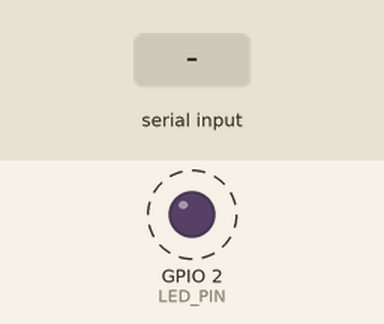
Bench run of a sketch on a simulated ESP32. On the bench: output pins drawn as LEDs (lit = HIGH). Dashed ring = blinking. The inputs (shaded band) are chosen by the test bench. What the sketch prints to the serial monitor is not drawn.

Above: at 1.2 s.
1.3 s: "delay\n" received over Serial
3.5 s: "90,45\n" received over Serial
Timing chart, 0 to 11.5 s (numbered marks = the images above; inputs shaded):
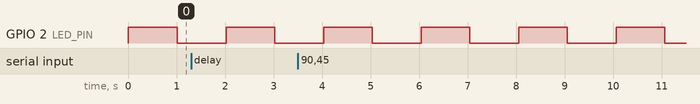

Measured:
- by itself, GPIO 2 (LED_PIN): alternates HIGH for 1.0 s and LOW for 1.0 s

The sketch:

ESP32_NTP_Example.ino
```cpp
#include <freertos/FreeRTOS.h>
#include <freertos/task.h>
#include <freertos/semphr.h>

#define LED_PIN 2
//#define TEMPO_DEBOUNCE 500// Tempo de debounce em milissegundos (não está sendo usado)
volatile unsigned long timestamp_ultimo_acionamento = 0;

TaskHandle_t tarefaA;
TaskHandle_t tarefaB;

QueueHandle_t fila1;
QueueHandle_t fila2;

//SemaphoreHandle_t SMF1;
//SemaphoreHandle_t SMF2;

volatile int delayTime = 1000;
volatile int ledPiscaCount = 0;

void setup() {
  Serial.begin(9600);
  pinMode(LED_PIN, OUTPUT);// Configura o pino do LED como saída

  fila1 = xQueueCreate(10, sizeof(int));// Cria fila1 para inteiros
  fila2 = xQueueCreate(10, sizeof(char[50]));// Cria fila2 para strings de até 50 caracteres

//  SMF1 = xSemaphoreCreateBinary();
//  SMF2 = xSemaphoreCreateBinary();

  // Cria as tarefas com stack size de 4096 bytes, prioridade 1, e associadas ao núcleo 1
  xTaskCreatePinnedToCore(funcaoA, "tarefaA", 4096, NULL, 1, &tarefaA, 0);
  xTaskCreatePinnedToCore(funcaoB, "tarefaB", 4096, NULL, 1, &tarefaB, 1);
}

void loop() {
  vTaskDelete(NULL);
}

void funcaoA(void *arg) {
  char buffer[100];// Buffer para leitura da serial
  int bufferPos = 0;// Posição no buffer
  char mensagem[50];// Buffer para mensagens da fila2

  while (true) {
    // Verifica se há mensagens na fila2
    if (xQueueReceive(fila2, &mensagem, pdMS_TO_TICKS(10)) == pdPASS) {
      Serial.println(mensagem);// Imprime a mensagem recebida
    }

    // Leitura da serial
    while (Serial.available() > 0) {
      char c = Serial.read();// Lê um caractere da serial

      if (c == '\n' || c == '\r') {
        buffer[bufferPos] = '\0';// Finaliza a string no buffer
        Serial.println(buffer);// Exibe a entrada na serial

        // Verifica se a entrada contém a palavra "delay"
        if (strstr(buffer, "delay") == buffer) {
          char *ptr = buffer + 6; // Move o ponteiro para depois de "delay "
          int novoDelay = atoi(ptr); // Converte a string para inteiro

          // Envia o novo delay para a fila1
          if (novoDelay > 0) {
            xQueueSend(fila1, &novoDelay, pdMS_TO_TICKS(0));
          }
        }

        bufferPos = 0;// Reseta a posição do buffer para a próxima leitura
      } else {
        buffer[bufferPos++] = c; // Adiciona o caractere ao buffer
        if (bufferPos >= 100) bufferPos = 99; // para buffer passar do tamanho
      }
    }

    vTaskDelay(pdMS_TO_TICKS(100));// Delay para a próxima iteração
  }
}

void funcaoB(void *arg) {
  int novoDelayTime;
  char mensagem[50];

  while (true) {
    if (xQueueReceive(fila1, &novoDelayTime, pdMS_TO_TICKS(10)) == pdPASS) {
      delayTime = novoDelayTime;// Atualiza o tempo de delay
      ledPiscaCount = 0;
    }

    // Pisca o LED com o delay atual
    digitalWrite(LED_PIN, HIGH);
    vTaskDelay(pdMS_TO_TICKS(delayTime));
    digitalWrite(LED_PIN, LOW);
    vTaskDelay(pdMS_TO_TICKS(delayTime));

    ledPiscaCount++;
    Serial.println(ledPiscaCount);

    // Após 10 piscadas, envia a mensagem para a fila2
    if (ledPiscaCount >= 10) {
      sprintf(mensagem, "Pisquei o LED %d vezes", ledPiscaCount);
      xQueueSend(fila2, &mensagem, pdMS_TO_TICKS(0));
      ledPiscaCount = 0;
    }
  }
}
```
